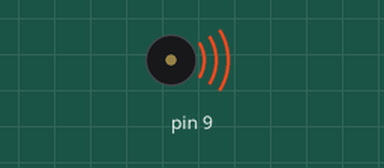
This sketch was run on a simulated Arduino Uno, built with avr-gcc and run on an emulated ATmega328P. On the bench: buzzer (waves = sounding).

Above: at 0.1 s.
Timing chart, 0 to 1.6 s (numbered marks = the images above):
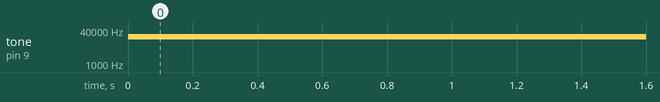

The sketch:

tone_generator.ino
```cpp
void setup() {
  pinMode(9, OUTPUT);
}

void loop() {
  tone(9,19000,500); //tone(pin, frequency, duration)
  }
```

Measured:
- by itself, tone on pin 9: silent → 19000 Hz at 0.00 s
